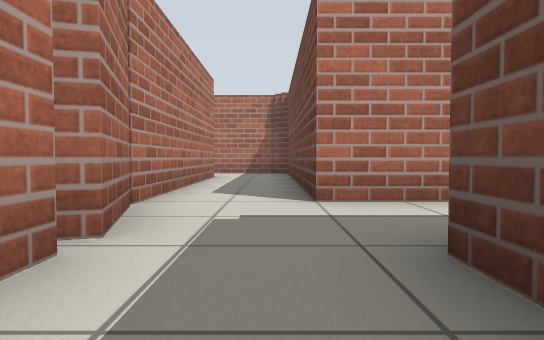
view 1 (above)

24 first-person views from a walk through a world built for the Gazebo simulator. The camera is 0.5 m above the floor, tilts 2° down and sees 75° across. The floor is counted in squares, 1 m on a side. Each view is taken from the middle of a square. On the plan, view 1 faces up. The plan holds only what a view shows up to about 9 squares ahead; the rest is blank.

view 2
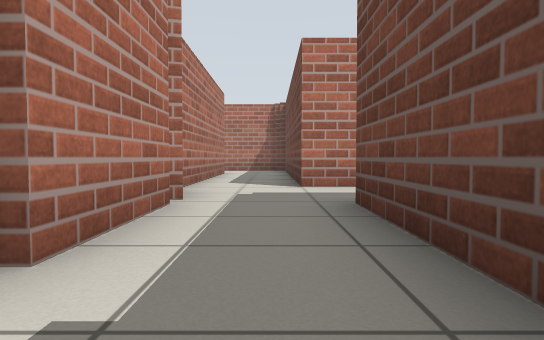

view 3
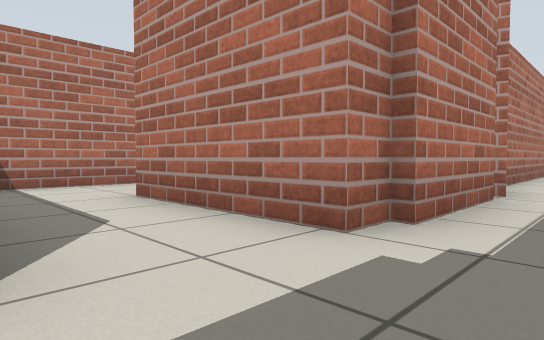

view 4
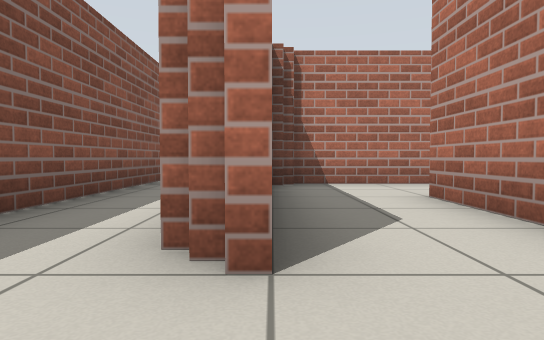

view 5
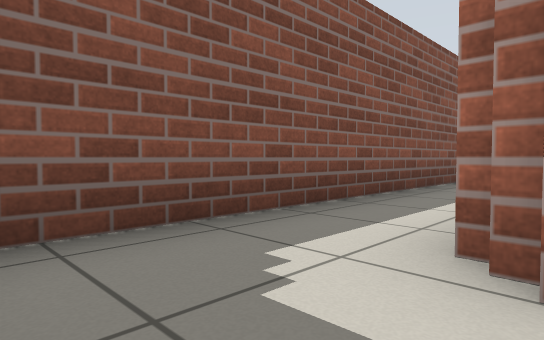

view 6
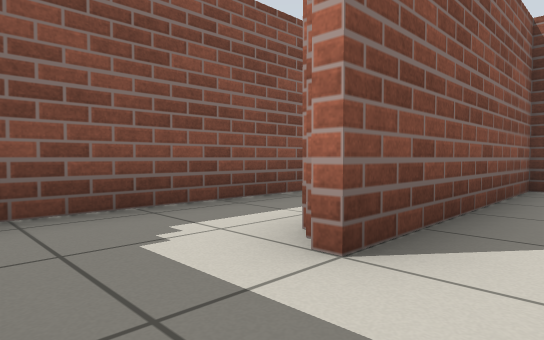

view 7
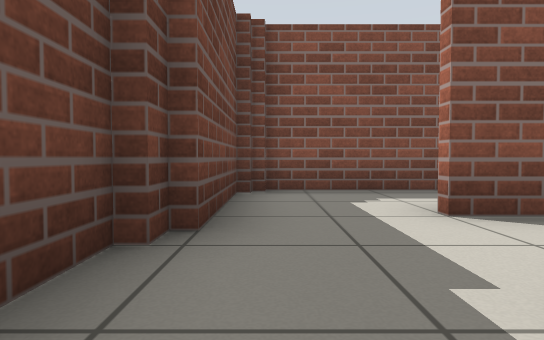

view 8
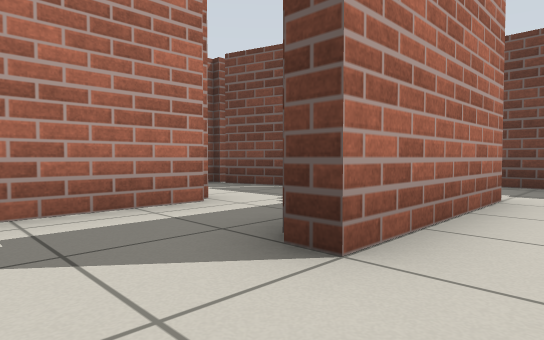

view 9
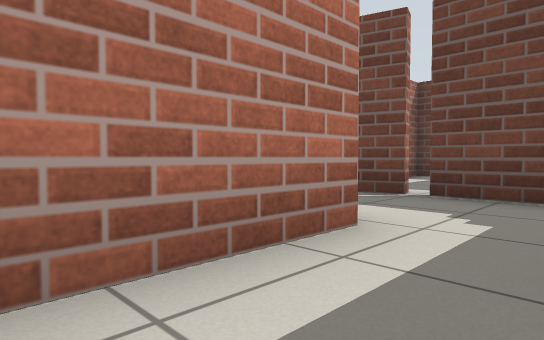

view 10
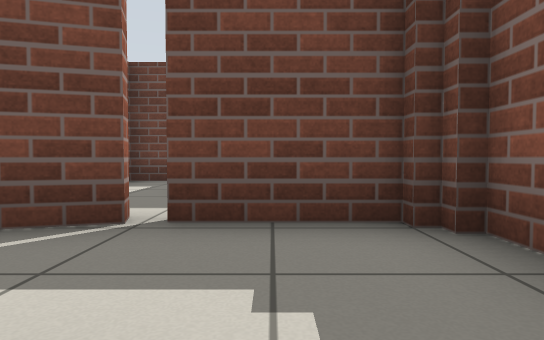

view 11
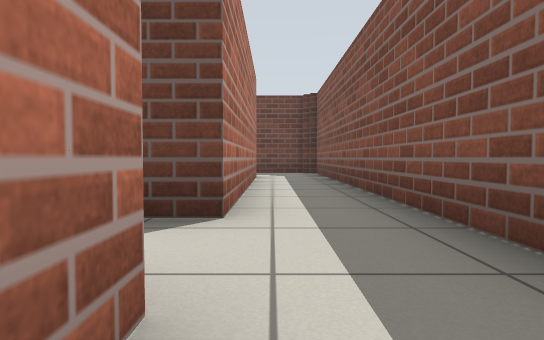

view 12
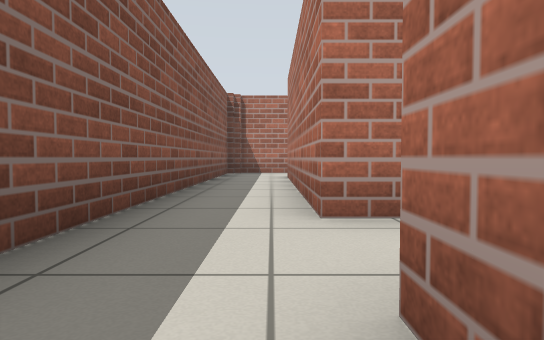

view 13
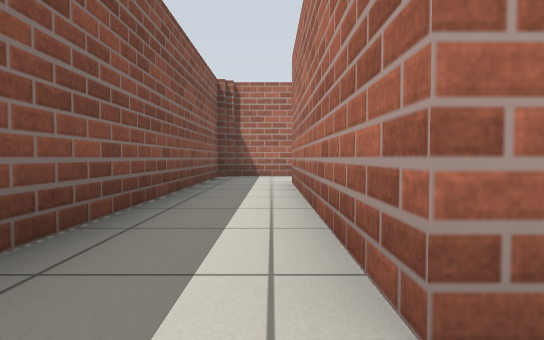

view 14
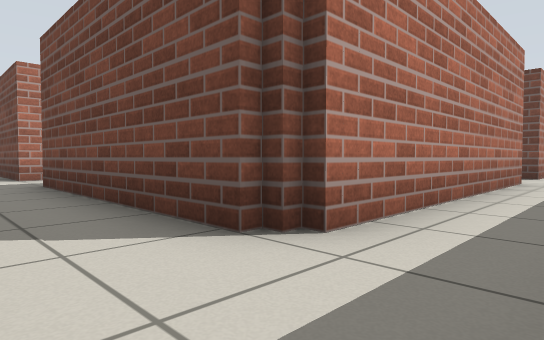

view 15
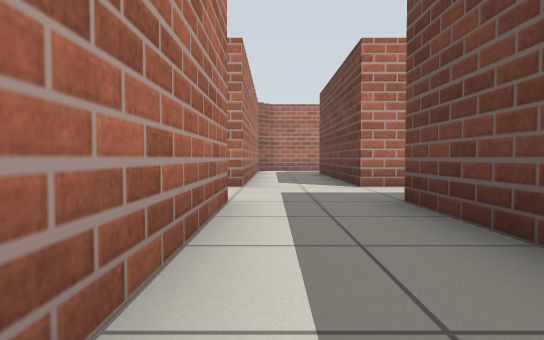

view 16
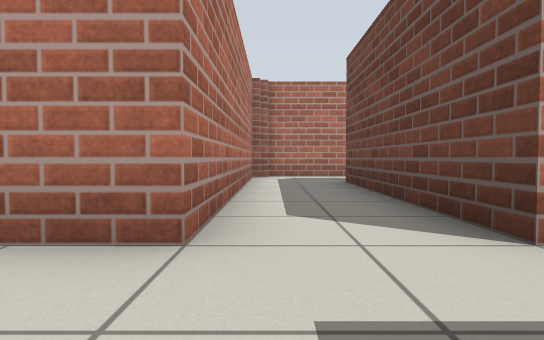

view 17
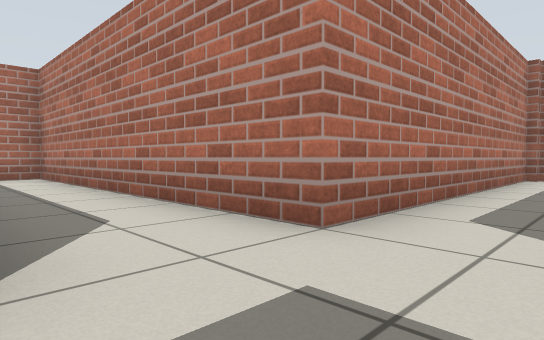

view 18
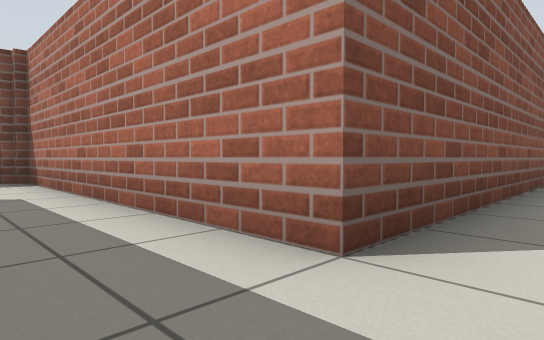

view 19
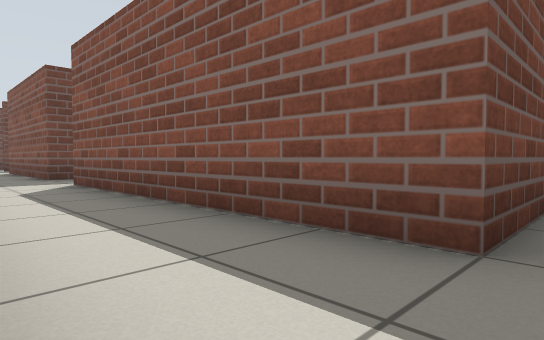

view 20
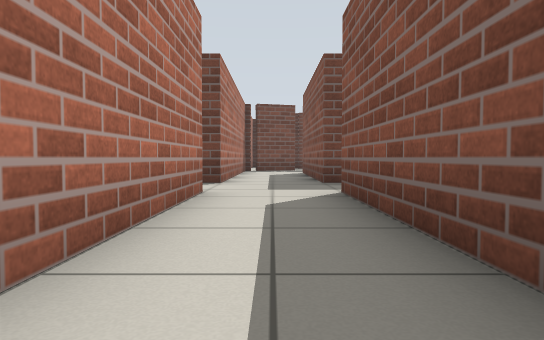

view 21
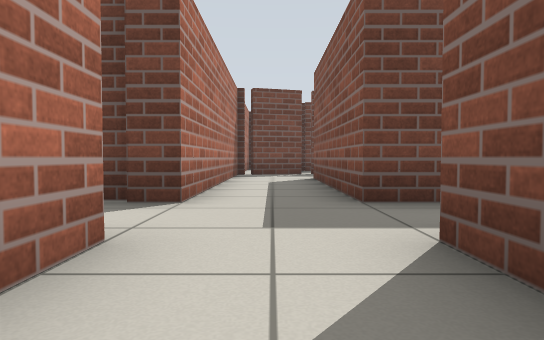

view 22
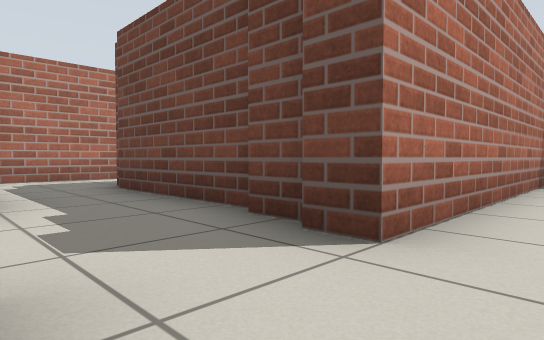

view 23
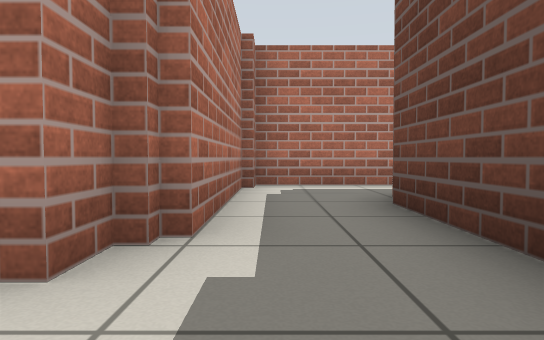

view 24
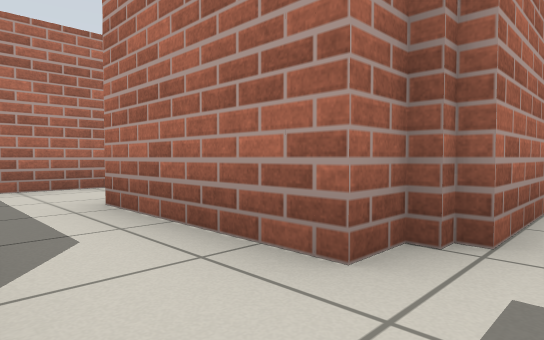

### Floor plan
Ten units are one square. View 1 is at (0, 0); x grows to the right and y downward. Boxes are objects, and circles mark ways between rooms. Rooms are numbered by the first view taken in them; rooms with no view inside come last. Other rooms are left out.
<svg viewBox="-270 -119 310 184">
<path fill="none" stroke="#000" d="M-11 -19 -11 5M35 -31 35 -40 5 -40M9 5 9 -19M-13 4 -13 10 -45 10M7 25 7 20M9 20 9 5M-64 30 -15 30M-67 14 -67 26M-156 -40 -165 -40 -165 -92M-99 -40 -138 -40M-165 32 -165 -20 -99 -20M-99 36 -161 36M-180 54 1 54M-185 -111 -185 -40 -265 -40 -265 -32M-246 -20 -185 -20 -185 50M-19 36 -81 36M5 50 5 24M-45 10 -45 5M-67 0 -67 14M-36 -14 -59 -14M-99 -71 -99 -64 -130 -64M-77 -56 -77 -89M-95 -109 -95 -71M-79 -46 -79 -55M-66 -114 -93 -114 -93 -109M-81 -40 -81 -46M-15 -90 -15 -40M-151 -72 -151 -58M-15 -37 -10 -21M5 -40 5 -89M-22 4 -16 4M-13 1 -13 -19"/>
<circle cx="0" cy="0" r="3" fill="#2a7"/>
<circle cx="0" cy="-30" r="3" fill="#2a7"/>
<circle cx="-10" cy="-20" r="3" fill="#2a7"/>
<circle cx="-5" cy="30" r="3" fill="#2a7"/>
<circle cx="-55" cy="10" r="3" fill="#2a7"/>
<circle cx="-40" cy="-5" r="3" fill="#2a7"/>
<text x="10" y="-30">1</text>
<text x="-20" y="20">2</text>
<text x="-130" y="-30">3</text>
<text x="-50" y="0">4</text>
<text x="-80" y="-80">5</text>
<text x="-30" y="-10">6</text>
</svg>
Room 1 opens to room 2. Room 1 opens to room 5. Room 1 opens to room 6. Room 2 opens to room 3. Room 2 opens to room 4. Room 4 opens to room 6.

Where each view was taken, in squares from view 1:
view 1: 0 up, 0 right, facing up
view 2: 2 down, 0 right, facing up
view 3: 3 down, 0 right, facing up-left
view 4: 3 down, 0 right, facing left
view 5: 3 down, 0 right, facing down-left
view 6: 2 down, 0 right, facing down-left
view 7: 0 up, 0 right, facing down
view 8: 2 down, 6 left, facing up-right
view 9: 0 up, 6 left, facing up-right
view 10: 1 up, 4 left, facing right
view 11: 4 down, 11 left, facing right
view 12: 4 down, 7 left, facing left
view 13: 4 down, 9 left, facing left
view 14: 5 down, 18 left, facing up-right
view 15: 2 down, 18 left, facing up
view 16: 2 up, 18 left, facing up
view 17: 2 up, 17 left, facing up-left
view 18: 3 up, 17 left, facing down-left
view 19: 4 up, 17 left, facing down-right
view 20: 3 up, 15 left, facing right
view 21: 3 up, 12 left, facing right
view 22: 3 up, 10 left, facing up-right
view 23: 5 up, 9 left, facing up
view 24: 5 up, 9 left, facing up-left
